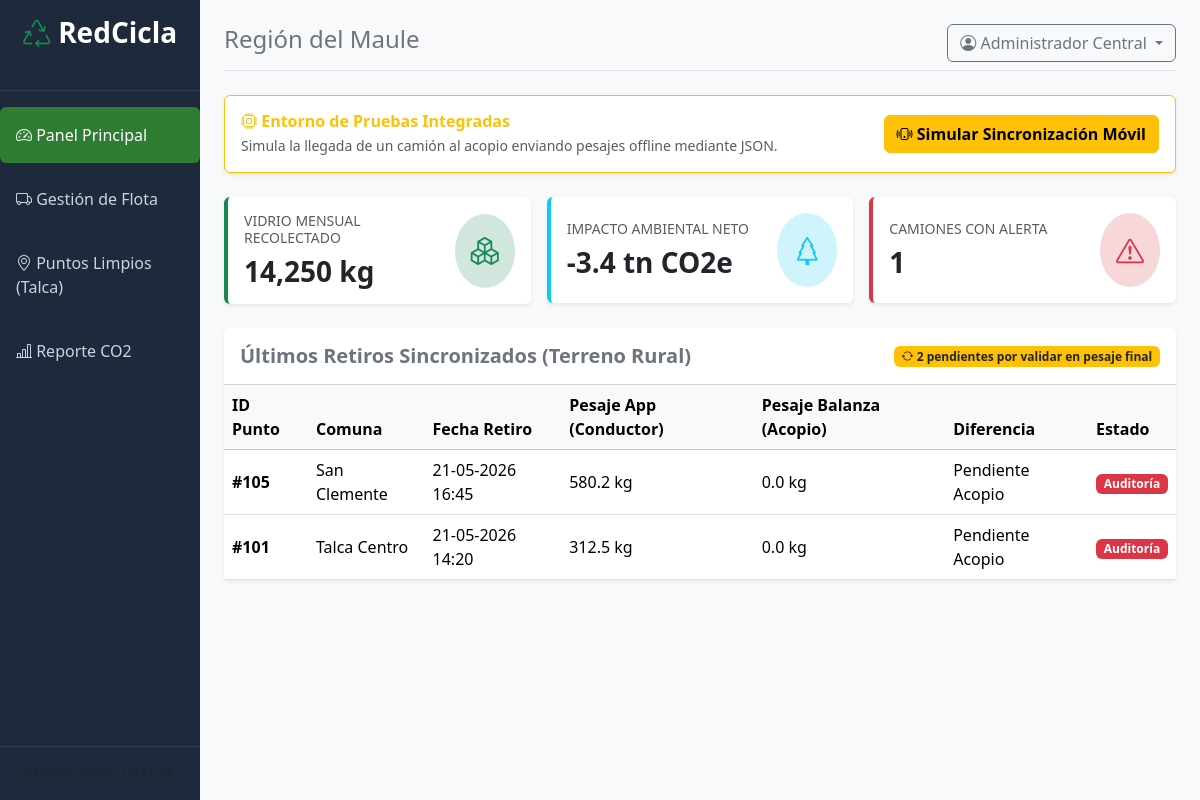
The page / on the database its author committed.
### tables this page shows
CREATE TABLE retiros_central (
            id INTEGER PRIMARY KEY AUTOINCREMENT,
            punto_reciclaje_id INTEGER,
            cantidad_conductor REAL,
            cantidad_balanza REAL DEFAULT 0,
            fecha_hora TEXT NOT NULL,
            estado TEXT DEFAULT 'Pendiente',
            FOREIGN KEY(punto_reciclaje_id) REFERENCES puntos_reciclaje(id)
        );

CREATE TABLE puntos_reciclaje (
            id INTEGER PRIMARY KEY,
            comuna TEXT NOT NULL,
            direccion TEXT NOT NULL,
            capacidad_maxima REAL NOT NULL
        );

### pag_web/main.py (the view)
@app.route('/')
def dashboard():
    try:
        conexion = sqlite3.connect('redcicla_central.db')
        cursor = conexion.cursor()
        cursor.execute('''
            SELECT r.punto_reciclaje_id, p.comuna, r.fecha_hora, r.cantidad_conductor, r.cantidad_balanza, r.estado
            FROM retiros_central r
            JOIN puntos_reciclaje p ON r.punto_reciclaje_id = p.id
            ORDER BY r.id DESC
        ''')
        retiros_db = cursor.fetchall()
    except Exception as e:
        print(f"⚠️ Error al leer la BD: {e}")
        retiros_db = []
    finally:
        conexion.close() # Cerramos explícitamente para liberar el archivo .db
    return render_template('dashboard.html', retiros=retiros_db)

### pag_web/templates/dashboard.html (shortened to what this page needs)
{% extends 'base.html' %}
{% block content %}
<div class="mb-4 p-3 bg-white rounded shadow-sm d-flex justify-content-between align-items-center border border-warning">
    <div>
        <h6 class="mb-1 text-warning fw-bold"><i class="bi bi-cpu"></i> Entorno de Pruebas Integradas</h6>
        <p class="mb-0 text-muted small">Simula la llegada de un camión al acopio enviando pesajes offline mediante JSON.</p>
    </div>
    <button onclick="simularEnvioCelular()" class="btn btn-warning fw-bold">
        <i class="bi bi-phone-vibrate"></i> Simular Sincronización Móvil
    </button>
</div>
<div class="row g-3 mb-4">
    <div class="col-md-4">
        <div class="card border-0 shadow-sm p-3 border-start border-4 border-success">
            <div class="d-flex justify-content-between align-items-center">
                <div>
                    <h6 class="text-muted text-uppercase small">Vidrio Mensual Recolectado</h6>
                    <h3 class="fw-bold text-dark mb-0">14,250 kg</h3>
                </div>
                <div class="bg-success-subtle p-3 rounded-circle text-success fs-3">
                    <i class="bi bi-boxes"></i>
                </div>
            </div>
        </div>
    </div>
    <div class="col-md-4">
        <div class="card border-0 shadow-sm p-3 border-start border-4 border-info">
            <div class="d-flex justify-content-between align-items-center">
                <div>
                    <h6 class="text-muted text-uppercase small">Impacto Ambiental Neto</h6>
                    <h3 class="fw-bold text-dark mb-0">-3.4 tn CO2e</h3>
                </div>
                <div class="bg-info-subtle p-3 rounded-circle text-info fs-3">
                    <i class="bi bi-tree"></i>
                </div>
            </div>
        </div>
    </div>
    <div class="col-md-4">
        <div class="card border-0 shadow-sm p-3 border-start border-4 border-danger">
            <div class="d-flex justify-content-between align-items-center">
                <div>
                    <h6 class="text-muted text-uppercase small">Camiones con Alerta</h6>
                    <h3 class="fw-bold text-dark mb-0">1</h3>
                </div>
                <div class="bg-danger-subtle p-3 rounded-circle text-danger fs-3">
                    <i class="bi bi-exclamation-triangle"></i>
                </div>
            </div>
        </div>
    </div>
</div>
<div class="card border-0 shadow-sm">
    <div class="card-header bg-white py-3 d-flex justify-content-between align-items-center">
        <h5 class="mb-0 text-secondary fw-bold">Últimos Retiros Sincronizados (Terreno Rural)</h5>
        <span class="badge bg-warning text-dark"><i class="bi bi-arrow-repeat"></i> 2 pendientes por validar en pesaje final</span>
    </div>
    <div class="table-responsive">
        <table class="table table-hover align-middle mb-0">
            <thead class="table-light">
                <tr>
                    <th>ID Punto</th>
                    <th>Comuna</th>
                    <th>Fecha Retiro</th>
                    <th>Pesaje App (Conductor)</th>
                    <th>Pesaje Balanza (Acopio)</th>
                    <th>Diferencia</th>
                    <th>Estado</th>
                </tr>
            </thead>
            <tbody>
                {% for r in retiros %}
                <tr>
                    <td><span class="fw-bold">#{{ r[0] }}</span></td>
                    <td>{{ r[1] }}</td>
                    <td>{{ r[2] }}</td>
                    <td>{{ r[3] }} kg</td>
                    <td>{{ r[4] }} kg</td>
                    <td>
                        {% if r[4] == 0 %}
                            Pendiente Acopio
                        {% else %}
                            {{ (r[4] - r[3]) | round(2) }} kg
                        {% endif %}
                    </td>
                    <td>
                        {% if r[5] == 'Validado' %}
                            <span class="badge bg-success">Validado</span>
                        {% else %}
                            <span class="badge bg-danger">Auditoría</span>
                        {% endif %}
                    </td>
                </tr>
                {% endfor %}
            </tbody>
        </table>
    </div>
</div>
{% endblock %}

### pag_web/templates/base.html (shortened to what this page needs)
<!DOCTYPE html>
<html lang="es">
<head>
    <link href="https://cdn.jsdelivr.net/npm/bootstrap@5.3.2/dist/css/bootstrap.min.css" rel="stylesheet">
    <link href="https://cdn.jsdelivr.net/npm/bootstrap-icons@1.11.1/font/bootstrap-icons.css" rel="stylesheet">
</head>
<body>
    <div class="container-fluid">
        <div class="row">
            <div class="col-md-3 col-lg-2 px-0 sidebar d-flex flex-column p-3">
                <h3 class="text-white text-center fw-bold mb-4"><i class="bi bi-recycle text-success"></i> RedCicla</h3>
                <hr class="text-secondary">
                <ul class="nav nav-pills flex-column mb-auto gap-2">
                    <li><a href="#" class="nav-link p-3 rounded nav-active"><i class="bi bi-speedometer2"></i> Panel Principal</a></li>
                    <li><a href="#" class="nav-link p-3 rounded"><i class="bi bi-truck"></i> Gestión de Flota</a></li>
                    <li><a href="#" class="nav-link p-3 rounded"><i class="bi bi-geo-alt"></i> Puntos Limpios (Talca)</a></li>
                    <li><a href="#" class="nav-link p-3 rounded"><i class="bi bi-bar-chart-line"></i> Reporte CO2</a></li>
                </ul>
                <hr class="text-secondary">
                <div class="text-muted small text-center">Módulo FISO - UTALCA</div>
            </div>
            <div class="col-md-9 col-lg-10 bg-light p-4">
                <div class="d-flex justify-content-between align-items-center mb-4 pb-2 border-bottom">
                    <h2 class="h4 text-secondary">Región del Maule</h2>
                    <div class="dropdown">
                        <button class="btn btn-outline-secondary dropdown-toggle" type="button">
                            <i class="bi bi-person-circle"></i> Administrador Central
                        </button>
                    </div>
                </div>
                {% block content %}
                {% endblock %}
            </div>
        </div>
    </div>
</body>
</html>

### pag_web/templates/base.html (style rules this page uses)
.sidebar { min-height: 100vh; background-color: #1e293b; }
.sidebar a { color: #cbd5e1; text-decoration: none; }
.nav-active { background-color: #2e7d32 !important; color: white !important; }

### rows shown on the page
retiros_central: punto_reciclaje "105", comuna "San Clemente", fecha_hora "21-05-2026 16:45", cantidad_conductor "580.2", cantidad_balanza "0.0", shows "Pendiente Acopio", estado "Auditoría"
retiros_central: punto_reciclaje "101", comuna "Talca Centro", fecha_hora "21-05-2026 14:20", cantidad_conductor "312.5", cantidad_balanza "0.0", shows "Pendiente Acopio", estado "Auditoría"
